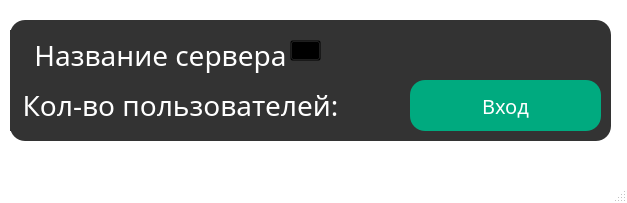
<?xml version="1.0" encoding="UTF-8"?>
<ui version="4.0">
 <class>MainWindow</class>
 <widget class="QMainWindow" name="MainWindow">
  <property name="geometry">
   <rect>
    <x>0</x>
    <y>0</y>
    <width>627</width>
    <height>203</height>
   </rect>
  </property>
  <property name="cursor">
   <cursorShape>ArrowCursor</cursorShape>
  </property>
  <property name="windowTitle">
   <string>MainWindow</string>
  </property>
  <property name="styleSheet">
   <string notr="true">*{
	font-family: century gothic;
	font-size: 20px;
}
#exitButton{
	/*background-color: red;*/
	border-radius: 15px;
	background-size: 5px;
}
QScrollArea{
	background-color: #333;
}
QMainWindow{
	background-color: transparent;
}
#passwordText{
	type: password;
}
QFrame{
	background: #333;
	border-radius: 15px;
}
QPushButton{
	border-radius: 15px;
	background: rgb(0, 170, 127);
	color: white;
}
QPushButton:hover{
	background: #333;
	color: rgb(0, 170, 127);
}
#logOffButton{
	background: rgb(255, 98, 51);
}
#logOffButton:hover{
	background: #333;
	color: rgb(255, 98, 51);
}
QInputDialog{
	width: 50px;
	height: 50px;
}
#toolButton{
	border-radius: 60px;
	background: red;
}
QLabel{
	color: white;
}
QLineEdit{
	padding-bottom: 5px;
	background: transparent;
	border: none;
	color: #717072;
	border-bottom: 1px solid #717072;
}
QInputDialog QLabel{
	background: transparent;
	color: black;
	border-radius: 15px;
}
QInputDialog QPushButton{
	background: transparent;
	color: black;
}
QInputDialog QPushButton:hover{
	background: transparent;
	color: red;
}</string>
  </property>
  <widget class="QWidget" name="centralwidget">
   <widget class="QFrame" name="frame">
    <property name="geometry">
     <rect>
      <x>10</x>
      <y>20</y>
      <width>601</width>
      <height>121</height>
     </rect>
    </property>
    <property name="frameShape">
     <enum>QFrame::StyledPanel</enum>
    </property>
    <property name="frameShadow">
     <enum>QFrame::Raised</enum>
    </property>
    <widget class="QLabel" name="serverName">
     <property name="geometry">
      <rect>
       <x>-110</x>
       <y>10</y>
       <width>521</width>
       <height>51</height>
      </rect>
     </property>
     <property name="styleSheet">
      <string notr="true">font-size: 28px;</string>
     </property>
     <property name="text">
      <string>Название сервера</string>
     </property>
     <property name="alignment">
      <set>Qt::AlignCenter</set>
     </property>
    </widget>
    <widget class="QToolButton" name="exitButton">
     <property name="geometry">
      <rect>
       <x>540</x>
       <y>10</y>
       <width>41</width>
       <height>31</height>
      </rect>
     </property>
     <property name="text">
      <string/>
     </property>
     <property name="icon">
      <iconset>
       <normaloff>cross.png</normaloff>cross.png</iconset>
     </property>
     <property name="shortcut">
      <string/>
     </property>
     <property name="autoRepeatDelay">
      <number>300</number>
     </property>
    </widget>
    <widget class="QToolButton" name="createServerButton">
     <property name="geometry">
      <rect>
       <x>280</x>
       <y>20</y>
       <width>31</width>
       <height>21</height>
      </rect>
     </property>
     <property name="styleSheet">
      <string notr="true">background:transparent</string>
     </property>
     <property name="text">
      <string/>
     </property>
     <property name="icon">
      <iconset>
       <normaloff>plus_PNG121.png</normaloff>plus_PNG121.png</iconset>
     </property>
    </widget>
    <widget class="QLabel" name="usersAmount">
     <property name="geometry">
      <rect>
       <x>-40</x>
       <y>60</y>
       <width>421</width>
       <height>51</height>
      </rect>
     </property>
     <property name="styleSheet">
      <string notr="true">font-size: 28px;</string>
     </property>
     <property name="text">
      <string>Кол-во пользователей:</string>
     </property>
     <property name="alignment">
      <set>Qt::AlignCenter</set>
     </property>
    </widget>
    <widget class="QPushButton" name="loginButton">
     <property name="geometry">
      <rect>
       <x>400</x>
       <y>60</y>
       <width>191</width>
       <height>51</height>
      </rect>
     </property>
     <property name="text">
      <string>Вход</string>
     </property>
    </widget>
   </widget>
  </widget>
  <widget class="QMenuBar" name="menubar">
   <property name="geometry">
    <rect>
     <x>0</x>
     <y>0</y>
     <width>627</width>
     <height>29</height>
    </rect>
   </property>
  </widget>
  <widget class="QStatusBar" name="statusbar"/>
 </widget>
 <resources/>
 <connections/>
</ui>
